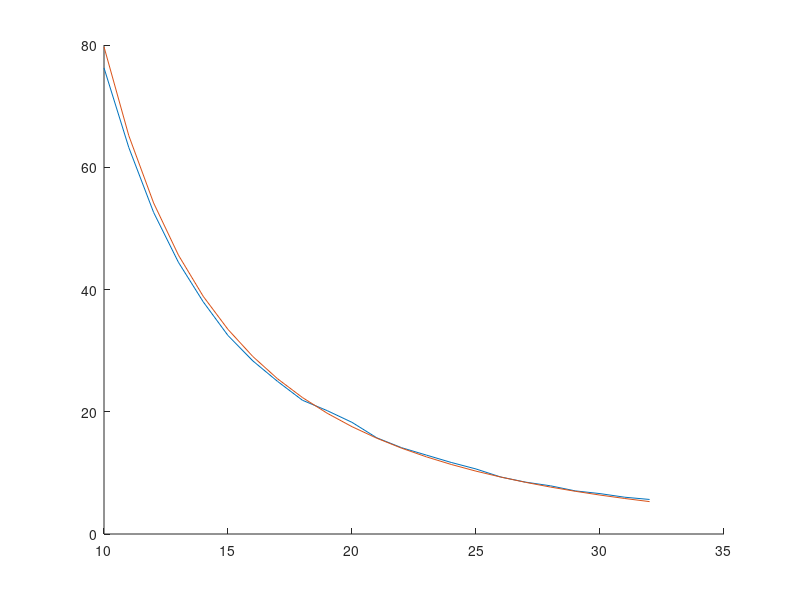
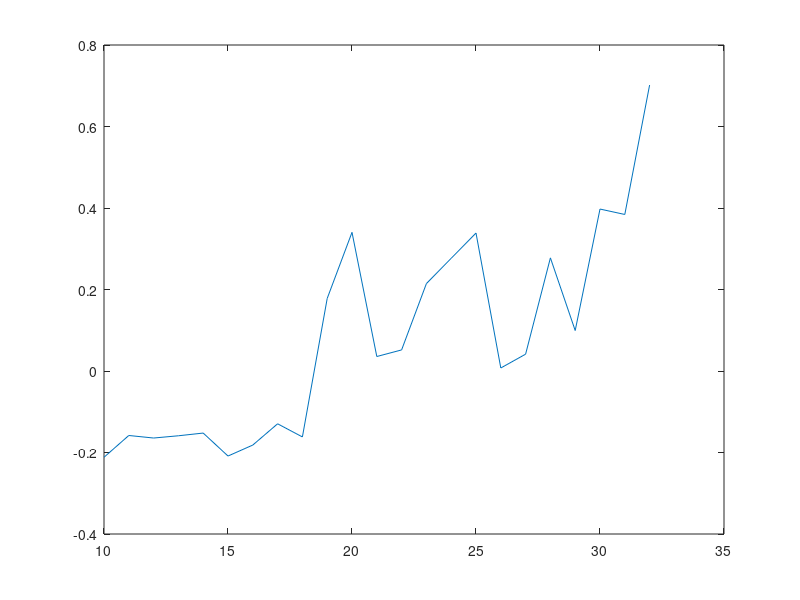

Reproduce these figures in MATLAB, in order.


load('distance.mat');
load('mag_predicted_exp_2.mat');
load('mag_scrambled.mat');
load('mag_real.mat');

magnetometer_readings_real = magnetometer_readings_real(:,1);
%unscramble and fit the data 
a = 9135;
b = -2.047;
c = -2.281;
predicted_distance = (((magnetometer_readings_scrambled - c) ./ a)).^(1/b);

%data bookkeeping
sorted_predicted_distance = sort(predicted_distance,'ascend');

%basic plot
figure;
hold on; 
plot(distance, magnetometer_readings_real)
plot(distance, mag_predicted)
hold off;

%plot errors
errors = distance - sorted_predicted_distance;
figure;
plot(distance, errors);


